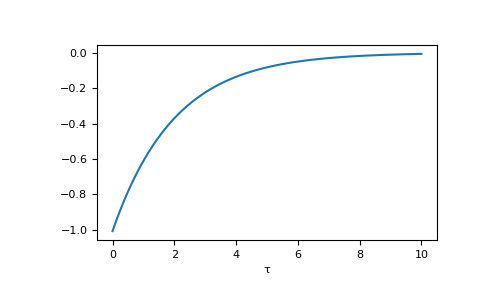

The script that drew this image:
beta = 10
tau = np.linspace(0, beta, num=1000)
gf_tau = gt.pole_gf_tau_b(tau, .5, 1., beta=beta)

# The integrated imaginary time Green's function gives `-np.sum(weights/poles)`

np.trapz(gf_tau, x=tau)
# -2.0000041750107735

import matplotlib.pyplot as plt
__ = plt.plot(tau, gf_tau)
__ = plt.xlabel('τ')
plt.show()
